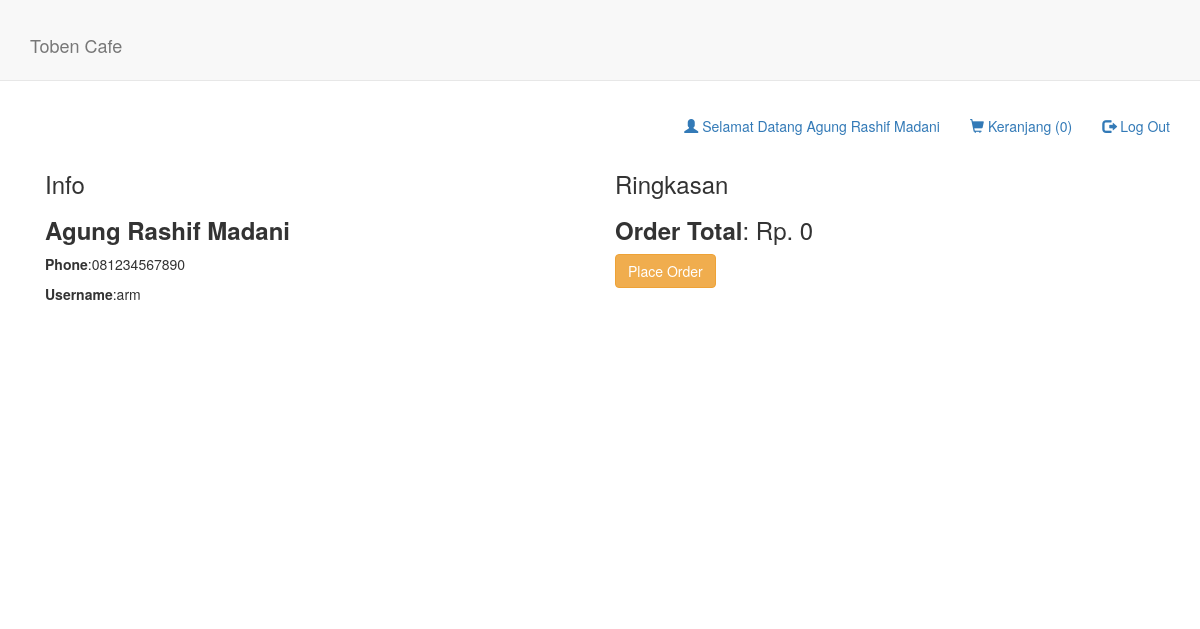
Page /newtobencafe-system/checkout.php (signed in) on the committed database.
### tables this page shows
CREATE TABLE `data_customer` (
  `id_customer` int(10) UNSIGNED NOT NULL,
  `customer_name` varchar(100) NOT NULL,
  `username` varchar(20) NOT NULL,
  `password` varchar(20) NOT NULL,
  `phone` varchar(20) NOT NULL
);

### newtobencafe-system/class/Customer.php (called while the page is built, shortened)
<?php
class Customer {
	private $customerTable = 'data_customer';
	private $conn;
	public function __construct($db){
        $this->conn = $db;
    }
	function getCustomerName(){
		if($_SESSION["id_customer"]) {
			$stmt = $this->conn->prepare("
				SELECT * FROM ".$this->customerTable."
				WHERE id_customer = '".$_SESSION["id_customer"]."'");
			$stmt->execute();
			$result = $stmt->get_result();
			return $result;
		}
	}
}
?>

### newtobencafe-system/checkout.php (the view, shortened to what this page needs)
<?php
include_once 'config/Database.php';
include_once 'class/Customer.php';
$database = new Database();
$db = $database->getConnection();
$customer = new Customer($db);
include('inc/header.php');
?>
  <link rel="stylesheet" type = "text/css" href ="css/foods.css">
<?php include('inc/container.php');?>
<div class="content">
	<div class="container-fluid">
		<div class='row'>
        <?php include('top_menu.php'); ?>
		</div>
		<?php
		$orderTotal = 0;
		?>
		<div class='row'>
			<div class="col-md-6">
				<h3>Info</h3>
				<?php
				$CustomerNameResult = $customer->getCustomerName();
				while ($CustomerName = $CustomerNameResult->fetch_assoc()) {
				?>
				<h3><strong><?php echo $CustomerName["customer_name"]; ?></strong></h3>
				<p><strong>Phone</strong>:<?php echo $CustomerName["phone"]; ?></p>
				<p><strong>Username</strong>:<?php echo $CustomerName["username"]; ?></p>
				<?php
				}
				?>
			</div>
			<?php
			$randNumber1 = rand(100000,999999);
			$orderNumber = $randNumber1;
			?>
			<div class="col-md-6">
				<h3>Ringkasan</h3>
				<h3><strong>Order Total</strong>: Rp. <?php echo $orderTotal; ?></h3>
				<p><a href="process_order.php?order=<?php echo $orderNumber;?>"><button class="btn btn-warning">Place Order</button></a></p>
			</div>
		</div>
    </div>
<?php include('inc/footer.php');?>

### rows in the picture
data_customer: customer_name "Agung Rashif Madani", phone "081234567890", username "arm"

### other values in the picture
$_SESSION["customer_name"] "Agung Rashif Madani"
$orderTotal "0"
